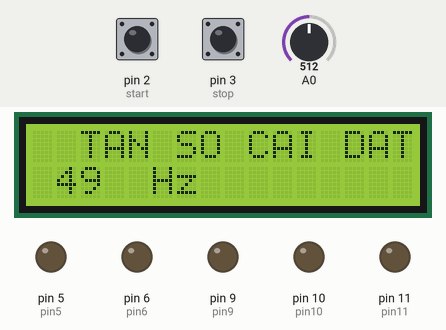
The sketch below on a simulated Arduino Uno, built with avr-gcc and run on an emulated ATmega328P. Shown: 16×2 character LCD, output pins drawn as LEDs (lit = HIGH). The inputs (shaded band) are chosen by the test bench; at power-on: pin 2 (start) HIGH, A0 = 512, pin 3 (stop) HIGH.

Above: at 1.2 s.
1.3 s: pin 2 (start) pulled LOW for 0.15 s
At 1.6 s:
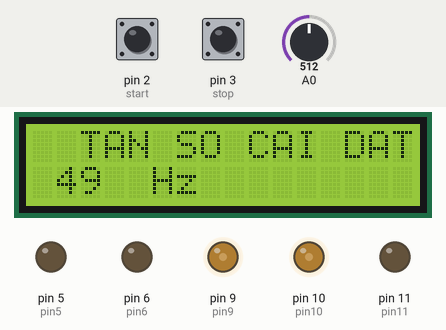
2.0 s: A0 set to 0
At 2.7 s:
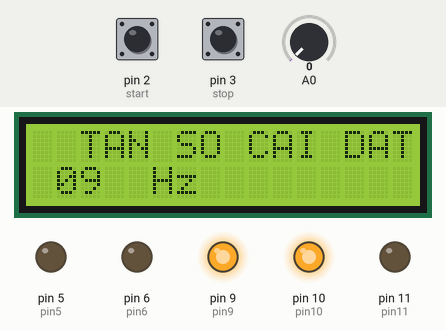
3.5 s: A0 set to 9
5.0 s: A0 set to 12
At 5.49 s:
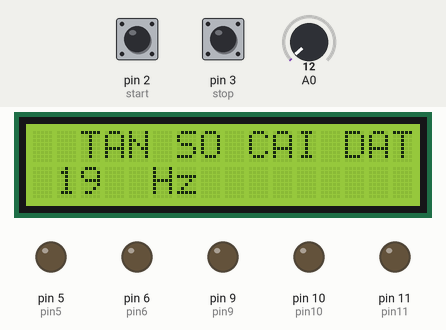
8.0 s: A0 set to 716
At 8.7 s:
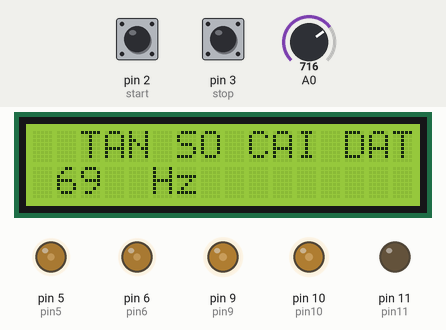
9.7 s: pin 3 (stop) pulled LOW for 3.2 s
Timing chart, 0 to 14.5 s (numbered marks = the images above; inputs shaded):
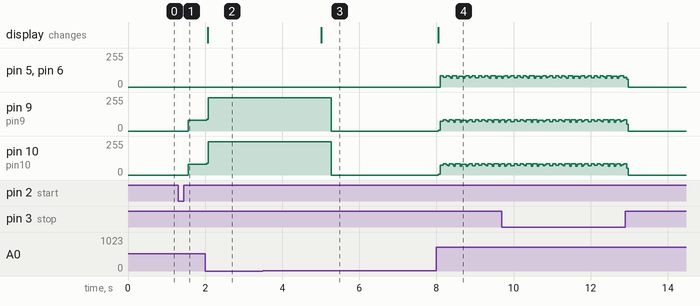

Measured:
- the behaviour switches between 10 and 11 on A0 (found by bisection; images 2 and 3)
- after the input at 1.3 s, pin 9 (pin9), pin 10 (pin10): 0/255 → 81/255 after 0.26 s
- after the input at 2.0 s, the display: changes after 0.07 s (image 2)
- after the input at 3.5 s, every drawn part: stays the same
- after the input at 5.0 s, pin 9 (pin9), pin 10 (pin10): 250/255 → 0/255 after 0.27 s; the display: changes at once (image 3)

The sketch:

codeNghichLuu1phaSin256.ino
```cpp
#include <LiquidCrystal_I2C.h>
/*
PROGMEM const unsigned char sine256[] = {
  0, 6, 12, 19, 25, 31, 37, 43, 50, 56,
  62, 68, 74, 80, 86, 91, 97, 103, 109, 114,
  120, 125, 131, 136, 141, 146, 151, 156, 161, 166,
  171, 175, 180, 184, 188, 192, 196, 200, 204, 208,
  211, 215, 218, 221, 224, 227, 230, 232, 235, 237,
  239, 241, 243, 245, 246, 248, 249, 250, 251, 252,
  253, 253, 254, 254, 254, 254, 254, 253, 253, 252,
  251, 250, 249, 248, 246, 245, 243, 241, 239, 237,
  235, 232, 230, 227, 224, 221, 218, 215, 211, 208,
  204, 200, 196, 192, 188, 184, 180, 175, 171, 166,
  161, 156, 151, 146, 141, 136, 131, 125, 120, 114,
  109, 103, 97, 91, 86, 80, 74, 68, 62, 56,
  50, 43, 37, 31, 25, 19, 12, 6,

  0, 6, 12, 19, 25, 31, 37, 43, 50, 56,
  62, 68, 74, 80, 86, 91, 97, 103, 109, 114,
  120, 125, 131, 136, 141, 146, 151, 156, 161, 166,
  171, 175, 180, 184, 188, 192, 196, 200, 204, 208,
  211, 215, 218, 221, 224, 227, 230, 232, 235, 237,
  239, 241, 243, 245, 246, 248, 249, 250, 251, 252,
  253, 253, 254, 254, 254, 254, 254, 253, 253, 252,
  251, 250, 249, 248, 246, 245, 243, 241, 239, 237,
  235, 232, 230, 227, 224, 221, 218, 215, 211, 208,
  204, 200, 196, 192, 188, 184, 180, 175, 171, 166,
  161, 156, 151, 146, 141, 136, 131, 125, 120, 114,
  109, 103, 97, 91, 86, 80, 74, 68, 62, 56,
  50, 43, 37, 31, 25, 19, 12, 6

};
*/

PROGMEM const unsigned char sine256[] = {
  0,6,12,18,25,31,37,43,49,55,61,67,73,78,84,90,96,101,107,112,118,123,129,134,139,144,149,154,159,163,168,172,177,181,185,189,193,197,201,204,208,211,214,218,220,223,226,229,231,233,235,237,239,241,243,244,245,246,247,248,249,249,250,252,254,252,250,249,249,248,247,246,245,244,243,241,239,237,235,233,231,229,226,223,220,218,214,211,208,204,201,197,193,189,185,181,177,172,168,163,159,154,149,144,139,134,129,123,118,112,107,101,96,90,84,78,73,67,61,55,49,43,37,31,25,18,12,6,
  0,6,12,18,25,31,37,43,49,55,61,67,73,78,84,90,96,101,107,112,118,123,129,134,139,144,149,154,159,163,168,172,177,181,185,189,193,197,201,204,208,211,214,218,220,223,226,229,231,233,235,237,239,241,243,244,245,246,247,248,249,249,250,252,254,252,250,249,249,248,247,246,245,244,243,241,239,237,235,233,231,229,226,223,220,218,214,211,208,204,201,197,193,189,185,181,177,172,168,163,159,154,149,144,139,134,129,123,118,112,107,101,96,90,84,78,73,67,61,55,49,43,37,31,25,18,12,6,
};


/*
PROGMEM const unsigned char sine256[] = {
  127, 130, 133, 136, 139, 143, 146, 149, 152, 155,
  158, 161, 164, 167, 170, 173, 176, 178, 181, 184,
  187, 190, 192, 195, 198, 200, 203, 205, 208, 210,
  212, 215, 217, 219, 221, 223, 225, 227, 229, 231,
  233, 234, 236, 238, 239, 240, 242, 243, 244, 245,
  247, 248, 249, 249, 250, 251, 252, 252, 253, 253,
  253, 254, 254, 254, 254, 254, 254, 254, 253, 253,
  253, 252, 252, 251, 250, 249, 249, 248, 247, 245,
  244, 243, 242, 240, 239, 238, 236, 234, 233, 231,
  229, 227, 225, 223, 221, 219, 217, 215, 212, 210,
  208, 205, 203, 200, 198, 195, 192, 190, 187, 184,
  181, 178, 176, 173, 170, 167, 164, 161, 158, 155,
  152, 149, 146, 143, 139, 136, 133, 130, 127, 124,
  121, 118, 115, 111, 108, 105, 102,  99,  96,  93,
   90,  87,  84,  81,  78,  76,  73,  70,  67,  64,
   62,  59,  56,  54,  51,  49,  46,  44,  42,  39,
   37,  35,  33,  31,  29,  27,  25,  23,  21,  20,
   18,  16,  15,  14,  12,  11,  10,   9,   7,   6,
    5,   5,   4,   3,   2,   2,   1,   1,   1,   0,
    0,   0,   0,   0,   0,   0,   1,   1,   1,   2,
    2,   3,   4,   5,   5,   6,   7,   9,  10,  11,
   12,  14,  15,  16,  18,  20,  21,  23,  25,  27,
   29,  31,  33,  35,  37,  39,  42,  44,  46,  49,
   51,  54,  56,  59,  62,  64,  67,  70,  73,  76,
   78,  81,  84,  87,  90,  93,  96,  99, 102, 105,
  108, 111, 115, 118, 121, 124
};
*/
#define cbi(sfr, bit) (_SFR_BYTE(sfr) &= ~_BV(bit))
#define sbi(sfr, bit) (_SFR_BYTE(sfr) |= _BV(bit))

LiquidCrystal_I2C lcd(0x27, 16, 2);  //0X3F,0x27

#define start 2
#define stop 3
void Setup_timer1();
volatile float freq = 1;
const float refclk = 30.517;  //122.549;  //  16 MHz/510/256
volatile unsigned long sigma;  // phase accumulator
volatile unsigned long delta;  // phase increment
byte phase0;
unsigned int value1;

unsigned int VR_in, F_in, F_out = 0, valueVR;
unsigned long timeMillis = 0;
unsigned long timeDelay = 0, timeButton1 = 0, timeButton2 = 0;
char bitStart = 0;
bool status = true;
void setup() {
  Serial.begin(9600);

  pinMode(9, OUTPUT);   // pin9= PWM  output / frequency output
  pinMode(10, OUTPUT);  // pin10= PWM  output / frequency output
  pinMode(11, OUTPUT);  // pin11= PWM  output / frequency output
  pinMode(6, OUTPUT);   // pin6= PWM  output / frequency output
  pinMode(5, OUTPUT);   // pin5= PWM  output / frequency output
  pinMode(start, INPUT_PULLUP);
  pinMode(stop, INPUT_PULLUP);

  delta = (1LL << 24) * freq / refclk;

  Setup_timer2();
  Setup_timer1();
  Setup_timer0();
  cbi(TIMSK2, TOIE2);
  lcd.init();
  lcd.backlight();
  lcd.setCursor(2, 0);
  lcd.print("TAN SO CAI DAT");
  lcd.setCursor(5, 1);
  lcd.print("Hz");


  // the waveform index is the highest 8 bits of sigma
  // choose refclk as freq to increment the lsb of the 8 highest bits
  //    for every call to the ISR of timer2 overflow
  // the lsb of the 8 highest bits is 1<<24 (1LL<<24 for long integer literal)

}

void loop() {

  //changeFreq(20);
  //delay(10000);
  //changeFreq(25);
  //delay(10000);


  if ((unsigned long)millis() - timeDelay > 200) {
    VR_in = analogRead(A0);
    F_in = map(VR_in, 0, 1023, 0, 100);
    valueVR = analogRead(A0);
    F_in = map(valueVR, 0, 1023, 0, 99);
    lcd.setCursor(2, 0);
    lcd.print("TAN SO CAI DAT");
    lcd.setCursor(5, 1);
    lcd.print("Hz");
    lcd.setCursor(1, 1);
    lcd.print(F_in);
  }
  if (bitStart == 1) {
    if (F_in != F_out) {
      F_out = F_in;
      changeFreq(F_out);
    }
  }

  if (bitStart == 0) {
    TIMSK2 = 0b00000000;
    OCR1A = 0;
    OCR1B = 0;
    OCR0A = 0;
    OCR0B = 0;
  }

  if (digitalRead(start) == 0) {
    timeButton1 = millis();
    while (digitalRead(start) == 0)
      ;
    if ((unsigned long)millis() - timeButton1 > 100) {
      bitStart = 1;
      F_out = F_in;
      changeFreq(F_out);
    }
  }

  if (digitalRead(stop) == 0) {
    timeButton2 = millis();
    while (digitalRead(stop) == 0)
      ;
    if ((unsigned long)millis() - timeButton2 > 100) {
      bitStart = 0;
    }
  }
}


void changeFreq(float _freq) {
  cbi(TIMSK2, TOIE2);  // disable timer2 overflow detect   - tắt ngắt timer2
  freq = _freq;
  delta = (1LL << 24) * freq / refclk;  // update phase increment
  sbi(TIMSK2, TOIE2);                   // enable timer2 overflow detect     - bật ngắt timer 2
}


//******************************************************************

/*void DungKhan()
{
  cbi (TIMSK2,TOIE2);
  OCR0A = 0;
  OCR0B = 0;
  OCR1A = 0;
  OCR1B = 0;
  OCR2A = 0;
  OCR2B = 0;
  }
  */

//******************************************************************
// timer2 setup
// set prscaler to 1,  fast PWM
void Setup_timer2() {

  // Timer2 Clock Prescaler to : 8
  cbi(TCCR2B, CS20);  // set
  sbi(TCCR2B, CS21);  // clear
  cbi(TCCR2B, CS22);

  // Timer2 PWM Mode
  cbi(TCCR2A, COM2A0);  // clear OC2A on Compare Match, PWM pin 11
  sbi(TCCR2A, COM2A1);
  cbi(TCCR2A, COM2B0);
  sbi(TCCR2A, COM2B1);

  // set to fast PWM
  sbi(TCCR2A, WGM20);  // Mode 1, phase correct PWM
  sbi(TCCR2A, WGM21);
  cbi(TCCR2B, WGM22);

  sbi(TIMSK2, TOIE2);  // enable overflow detect
}
// timer1 setup  (sets pins 9 and 10)
// set prscaler to 1, PWM mode to phase correct PWM,  16000000/510 = 31372.55 Hz clock
void Setup_timer1() {

  cbi(TCCR1B, CS10);
  sbi(TCCR1B, CS11);
  cbi(TCCR1B, CS12);
  // Timer1 PWM Mode set to Phase Correct PWM
  cbi(TCCR1A, COM1A0);  // clear OC1A on Compare Match, PWM pin 9
  sbi(TCCR1A, COM1A1);
  cbi(TCCR1A, COM1B0);  // clear OC1B on Compare Match, PWM pin 10
  sbi(TCCR1A, COM1B1);

  sbi(TCCR1A, WGM10);  // Mode 1  / phase correct PWM
  cbi(TCCR1A, WGM11);
  cbi(TCCR1B, WGM12);
  cbi(TCCR1B, WGM13);
}


//SET TIMER 0

void Setup_timer0() {

  // Timer0 Clock Prescaler to : 8
  cbi(TCCR0B, CS00);  // set
  sbi(TCCR0B, CS01);  // clear
  cbi(TCCR0B, CS02);

  // Timer0 PWM Mode
  cbi(TCCR0A, COM0A0);  // clear OC2A on Compare Match, PWM pin 11
  sbi(TCCR0A, COM0A1);
  cbi(TCCR0A, COM0B0);
  sbi(TCCR0A, COM0B1);


  // set to fast PWM
  sbi(TCCR0A, WGM00);  // Mode 1, phase correct PWM
  sbi(TCCR0A, WGM01);
  cbi(TCCR0B, WGM02);
}

//******************************************************************
// Timer2 Interrupt Service at 31372,550 KHz = 32uSec
// this is the timebase REFCLOCK for the DDS generator
// runtime : 8 microseconds ( inclusive push and pop)
// OC2A - pin 11
// OC2B - pin 3
// OC0A - pin 6
// OC0B - pin 5
// OC1B - pin 10
// OC1A - pin 9
// https://www.arduino.cc/en/Tutorial/SecretsOfArduinoPWM
ISR(TIMER2_OVF_vect) {

  //sbi(PORTD,testPin);
  // digitalWrite(5,LOW);
  // digitalWrite(6,LOW);
  // digitalWrite(9,LOW);
  // digitalWrite(10,LOW);


  sigma = sigma + delta;  // soft DDS, phase accu with 32 bits
  phase0 = sigma >> 24;   // use upper 8 bits for phase accu as frequency information
                          // read value fron ROM sine table and send to PWM DAC
                          //  phase1 = phase0 + 85;
                          // phase2 = phase0 + 170;
                          /*
  value1 = pgm_read_byte_near(sine256 + phase0);
  if (value1 > 195) value1 = 195;
  if (value1 < 25) value1 = 25;

  value2 = pgm_read_byte_near(sine256 + phase1);
  if (value2 > 195) value2 = 195;
  if (value2 < 25) value2 = 25;

  value3 = pgm_read_byte_near(sine256 + phase2);
  if (value3 > 195) value3 = 195;
  if (value3 < 25) value3 = 25;
*/

  ///--------------------------------------//
  if (phase0 < 127) {
   //
    // if (value1 > 250) value1 = 250;
    // if (value1 < 4) value1 = 4;
    if(status)
    {
    OCR1A = 0;
    OCR1B = 0;

    cbi(TCCR0A, COM0A0);  // clear OC2A on Compare Match, PWM pin 11
    sbi(TCCR0A, COM0A1);
    cbi(TCCR0A, COM0B0);
    sbi(TCCR0A, COM0B1);

    cbi(TCCR1A, COM1A0);  // clear OC2A on Compare Match, PWM pin 11
    cbi(TCCR1A, COM1A1);
    cbi(TCCR1A, COM1B0);
    cbi(TCCR1A, COM1B1);
    status = false;
    }
    // OCR1A = 0;
    // OCR1B = 0;
    value1 = pgm_read_byte_near(sine256 + phase0);
    OCR0A = value1;
    OCR0B = value1;
  } else if (phase0 > 126) {
     if(status == false)
    {
    OCR0A = 0;
    OCR0B = 0;
    cbi(TCCR0A, COM0A0);  // clear OC2A on Compare Match, PWM pin 11
    cbi(TCCR0A, COM0A1);
    cbi(TCCR0A, COM0B0);
    cbi(TCCR0A, COM0B1);

    cbi(TCCR1A, COM1A0);  // clear OC2A on Compare Match, PWM pin 11
    sbi(TCCR1A, COM1A1);
    cbi(TCCR1A, COM1B0);
    sbi(TCCR1A, COM1B1);

    status = true;
    }
    value1 = pgm_read_byte_near(sine256 + phase0);
    // if (value1 > 250) value1 = 250;
    // if (value1 < 4) value1 = 4;
    // OCR0A = 0;
    // OCR0B = 0;
    OCR1A = value1;
    OCR1B = value1;
  }

  /*
    if(phase0<128)
  {
  value1 = pgm_read_byte_near(sine256 + phase0);
  if (value1 > 255) value1 = 255;
  OCR1A = 0;
  OCR1B = 0;
  OCR0A = value1;
  OCR0B = value1;
  }
  else if (phase0>127)
  {
  value1 = pgm_read_byte_near(sine256 + phase0);
  if (value1 > 255) value1 = 255;
  OCR0A = 0;
  OCR0B = 0;
  OCR1A = value1;
  OCR1B = value1;
  }*/
}
```
